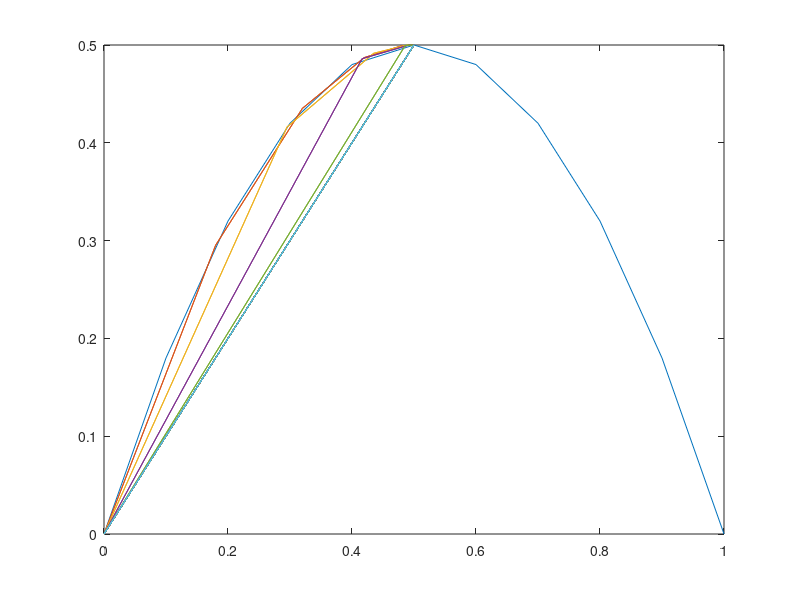

Write MATLAB code to recreate this figure.
function ce0101
  
  x0=0:0.1:1.0;
  n=20;
  m=length(x0);
  
  x=zeros(m,n);
  y=zeros(m,n);
  for j=1:m
    x(j,1)=x0(j);
    y(j,1)=g(x0(j));
    for i=2:n
      x(j,i)=y(j,i-1);
      y(j,i)=g(x(j,i));
    end
  end
  x
  y
  plot(x,y);
endfunction
function y=g(x)
  y=2*x*(1-x);
endfunction

